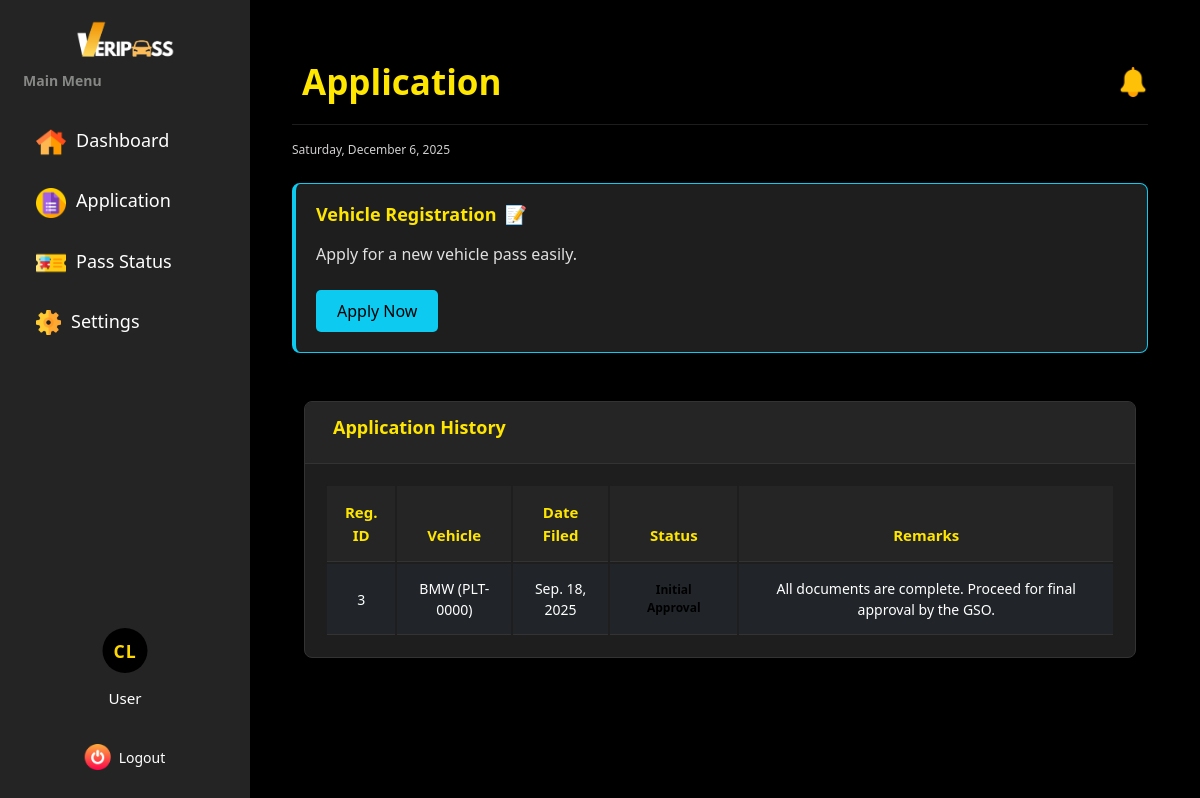
The page /dashboard/user/application/ (signed in) on the database as committed earlier.
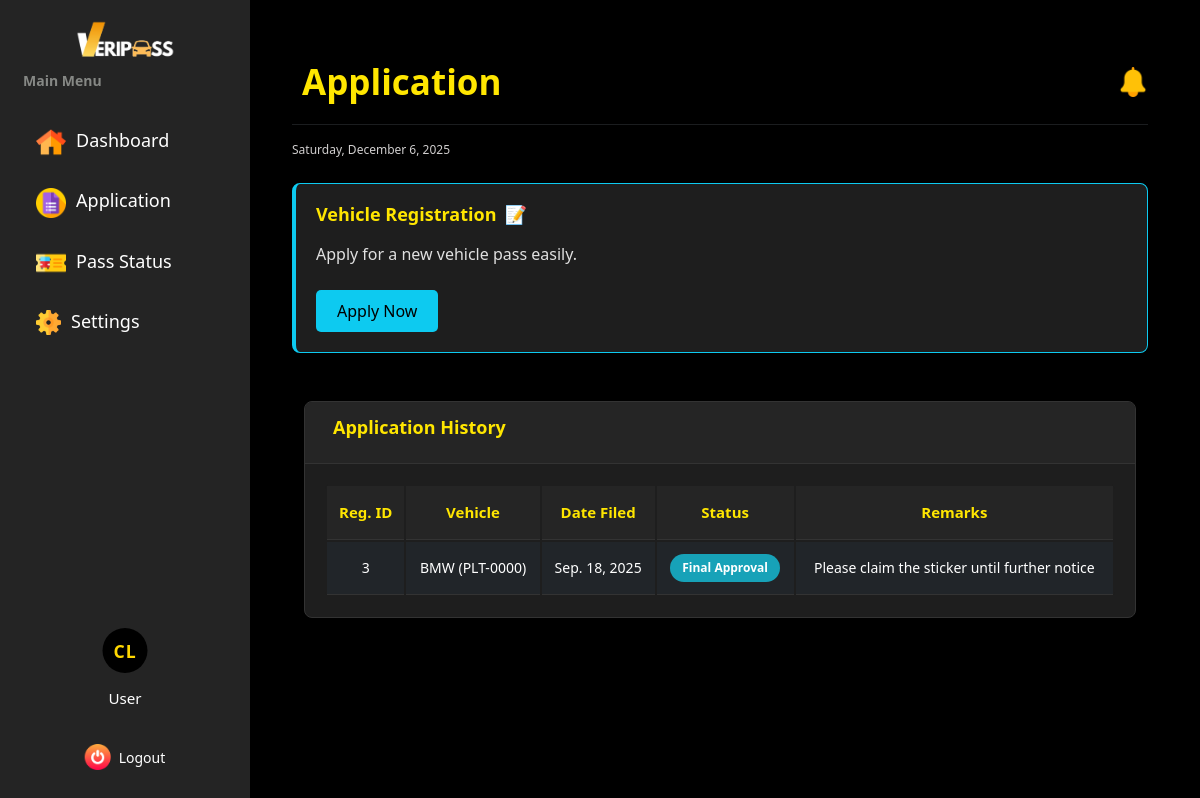
The same page on the database as committed later.
### vehicle_pass/models.py (models this page shows, shortened)
class BaseModel(models.Model):
    created_at = models.DateTimeField(auto_now_add=True, db_index=True)
    updated_at = models.DateTimeField(auto_now=True)
    class Meta:
        abstract = True

class Registration(BaseModel):
    STATUS_CHOICES = [
        ('no application', 'No Application'),
        ('application submitted', 'Application Submitted'),
        ('initial approval', 'Waiting for Approval by OIC'),
        ('final approval', 'Waiting for Final Approval by GSO - Director'),
        ('approved', 'Approved'),
        ('sticker released', 'Vehicle Pass Sticker Released'),
        ('rejected', 'Rejected')
    ]
    registration_number = models.BigAutoField(primary_key=True)
    user = models.ForeignKey(UserProfile, on_delete=models.CASCADE)
    vehicle = models.ForeignKey(Vehicle, on_delete=models.CASCADE)
    files = models.URLField(max_length=255)
    status = models.CharField(max_length=85, choices=STATUS_CHOICES, default='no application')
    remarks = models.TextField(null=True)
    initial_approved_by = models.ForeignKey(SecurityProfile, on_delete=models.CASCADE, related_name='initial_approval', null=True, blank=True)
    final_approved_by = models.ForeignKey(SecurityProfile, on_delete=models.CASCADE, related_name='final_approval', null=True, blank=True)
    date_of_filing = models.DateTimeField(auto_now_add=True)
    sticker_released_date = models.DateField(blank=True, null=True)
    e_signature = models.ImageField(upload_to='signature/')
    printed_name = models.CharField(max_length=125)
    signature_date = models.DateTimeField(null=True, blank=True)

class Vehicle(BaseModel):
    VEHICLE_TYPE = [('motor', 'Motor'),
                    ('car', 'Car'),
                    ('van', 'Van')]
    applicant = models.ForeignKey(UserProfile, on_delete=models.CASCADE, null=True, blank=True)
    make_model = models.CharField(max_length=35)
    plate_number = models.CharField(max_length=10, unique=True)
    year_model = models.IntegerField()
    color = models.CharField(max_length=20)
    type = models.CharField(choices=VEHICLE_TYPE, max_length=5)
    engine_number = models.CharField(max_length=25)
    chassis_number = models.CharField(max_length=17)
    or_number = models.CharField(max_length=25)
    cr_number = models.CharField(max_length=25)
    owner_firstname = models.CharField(max_length=45, null=True, blank=True)
    owner_middlename = models.CharField(max_length=45, null=True, blank=True)
    owner_lastname = models.CharField(max_length=45, null=True, blank=True)
    owner_suffix = models.CharField(max_length=5, null=True, blank=True)
    relationship_to_owner = models.CharField(max_length=15, null=True, blank=True)
    contact_number = models.CharField(max_length=14, null=True, blank=True)
    address = models.CharField(max_length=100, null=True, blank=True)

### vehicle_pass/views.py (the view)
# urls.py: path("dashboard/user/application/", user_application, name="user_application"),
@login_required
def user_application(request):
    user_id = request.session.get("user_id")
    try:
        profile = UserProfile.objects.get(id=user_id)
    except UserProfile.DoesNotExist:
        profile = None
    history = Registration.objects.filter(user=profile).order_by('-created_at')
    context = {
        'history': history,
    }
    return render(request, "User/User_Application.html", context)

### vehicle_pass/authentication.py (called while the page is built)
def login_required(view_func):
    @wraps(view_func)
    def wrapper(request, *args, **kwargs):
        if "user_id" not in request.session:
            return redirect("login")  # Redirect to login if not authenticated
        return view_func(request, *args, **kwargs)
    return wrapper

### vehicle_pass/context_processors.py (called while the page is built)
def admin_user_context(request):
    profile = None
    user_id = request.session.get('user_id')
    if user_id:
        profile = UserProfile.objects.filter(id=user_id).first()
    return {'profile': profile}

def default_user_context(request):
    profile = None
    user_id = request.session.get('user_id')
    if user_id:
        profile = UserProfile.objects.filter(id=user_id).first()
    return {'profile': profile}

def security_user_context(request):
    profile = None
    user_id = request.session.get('user_id')
    if user_id:
        profile = UserProfile.objects.filter(id=user_id).first()
    return {'profile': profile}

### templates/User/User_Application.html (shortened to what the changed rows need)
{% extends 'includes/user_sidebar.html' %}
{% load static %}
{% block extra_css %}
<link rel="stylesheet" href="{% static 'css/user-dashboard-style.css' %}">
{% endblock %}
{% block content %}
<div class="dashboard-wrapper">
    <div class="main-content">
        <div class="container-fluid py-3">
            <div class="d-flex justify-content-between align-items-center">
                <h2 class="title mb-3 mb-md-0">Application</h2>
            </div>
            <div class="container-fluid py-4">
                <div class="row mt-4">
                    <div class="col-12">
                        <div class="card data-card">
                            <div class="card-body">
                                <div class="table-responsive">
                                    <table class="table table-dark table-hover">
                                        <thead>
                                            <tr>
                                                <th>Reg. ID</th>
                                                <th>Vehicle</th>
                                                <th>Date Filed</th>
                                                <th>Status</th>
                                                <th>Remarks</th>
                                            </tr>
                                        </thead>
                                        <tbody>
                                            {% for item in history %}
                                            <tr>
                                                <td>{{ item.registration_number }}</td>
                                                <td>{{ item.vehicle.make_model|default:'N/A' }} ({{ item.vehicle.plate_number|default:'N/A' }})</td>
                                                <td>{{ item.date_of_filing|date:"M. d, Y" }}</td>
                                                <td>
                                                    <span class="status-badge status-{{ item.status|slugify }}">
                                                        {{ item.status|title }}
                                                    </span>
                                                </td>
                                                <td>{{ item.remarks|default:'-' }}</td>
                                            </tr>
                                            {% empty %}
                                            <tr>
                                                <td colspan="5" class="text-center">No application history found.</td>
                                            </tr>
                                            {% endfor %}
                                        </tbody>
                                    </table>
                                </div>
                            </div>
                        </div>
                    </div>
                </div>
            </div>
        </div>
    </div>
</div>
{% endblock %}

Rows that differ between the two databases and show on the page:
changed Registration "BMW": status "Initial Approval" → "Final Approval"; remarks "All documents are complete. Proceed for final approval by the GSO." → "Please claim the sticker until further notice"
